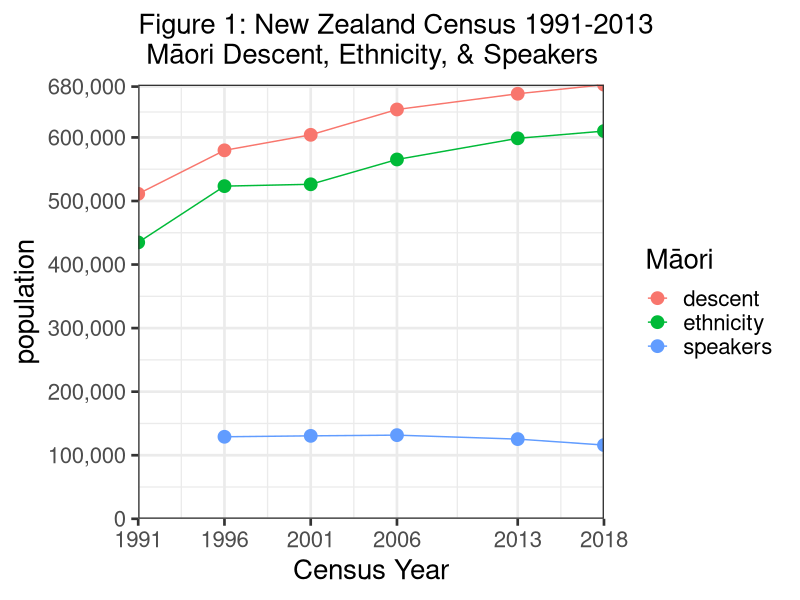
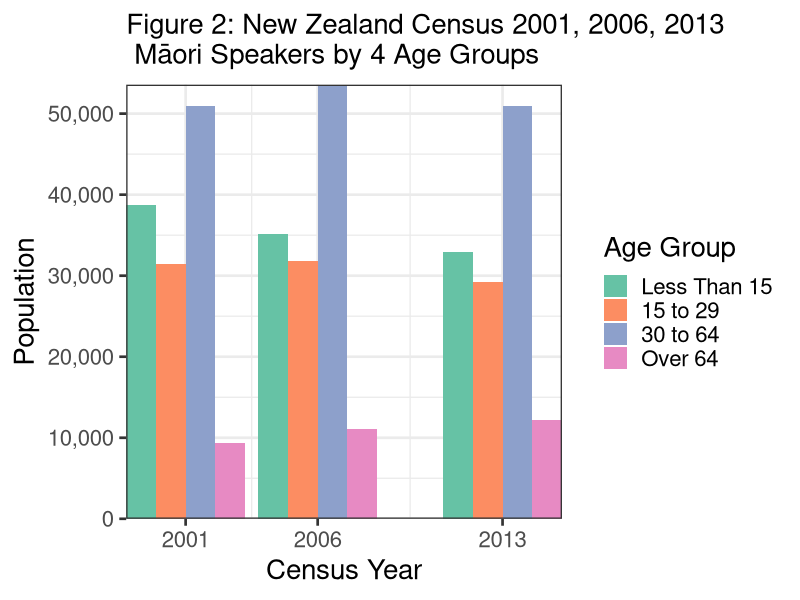
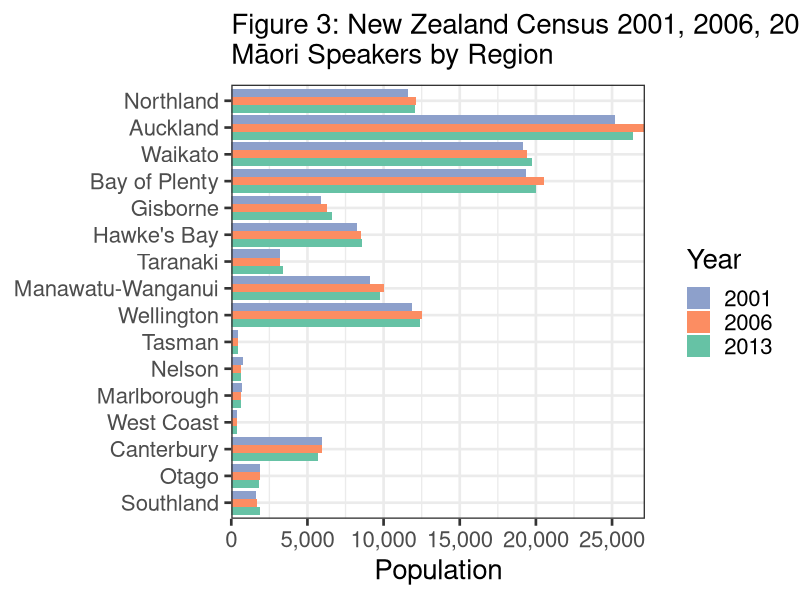
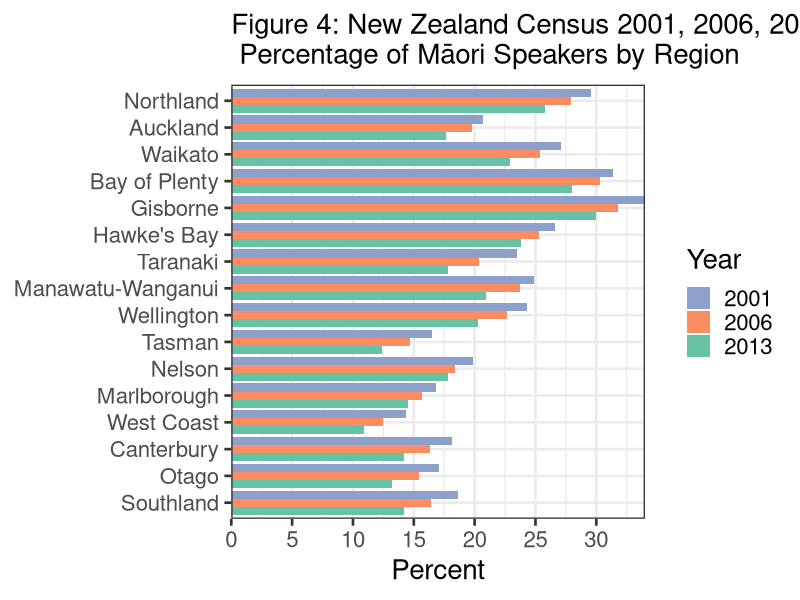
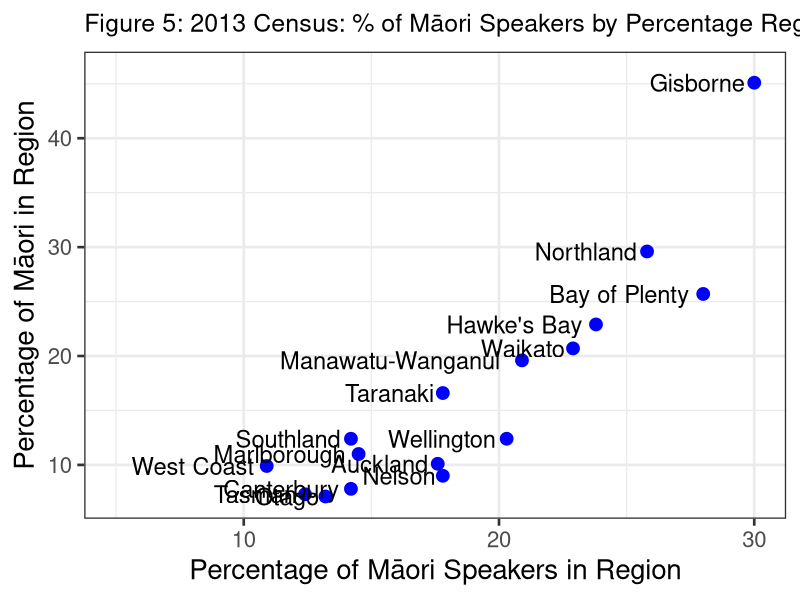
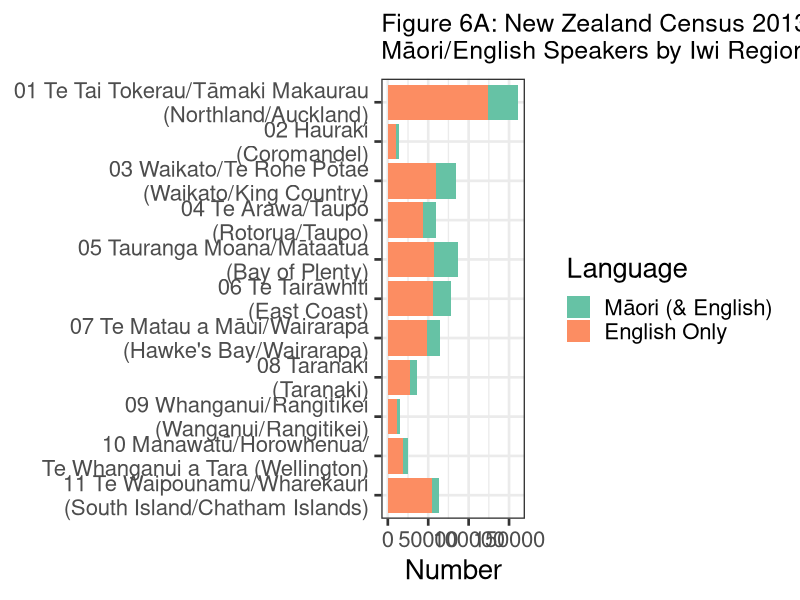
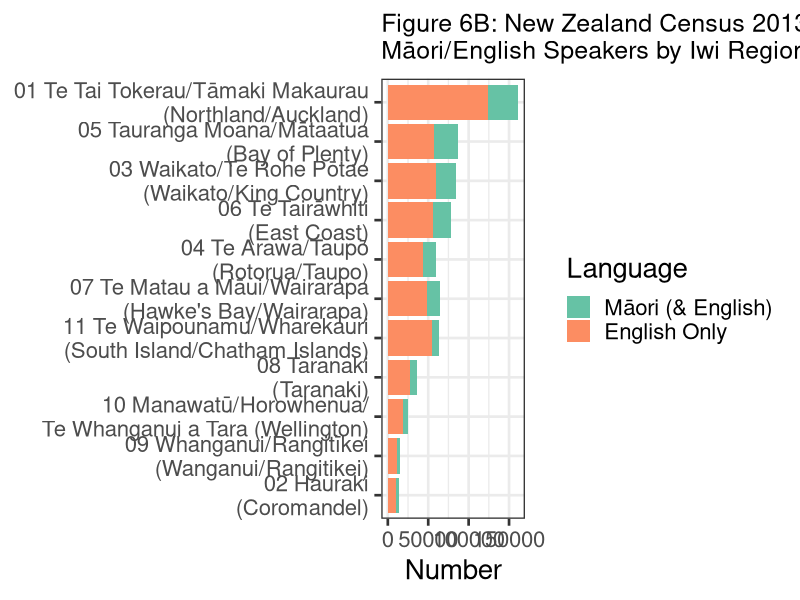
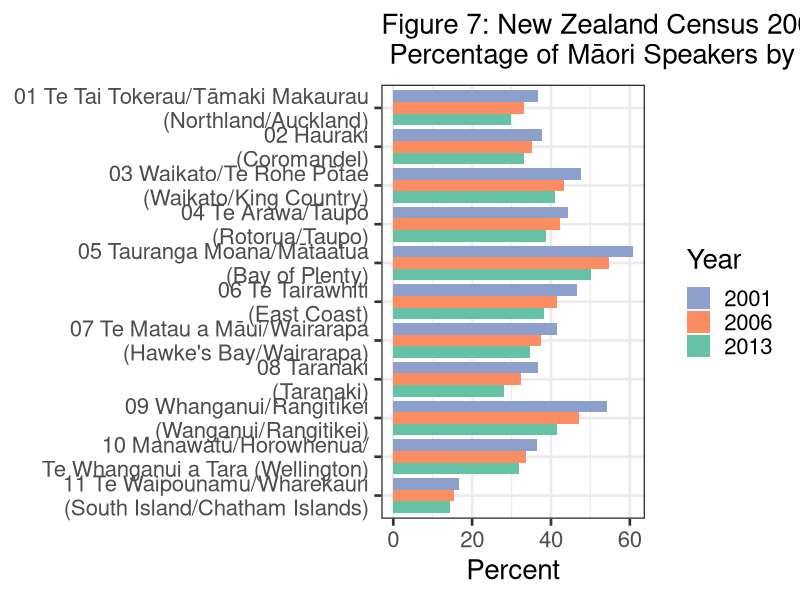

The R script that drew these images, in order:
# start R script #
# Maori Language stats from NZ Censuses, Peter J Keegan, updated 22 June 2015
# all data created in the script, self contained but not best way to do things.
# Done using OSX, if using Windows etc. check Unicode OK.
# object names mostly lower case, or sometimes lowerCamelCase
# d.. usually indicates dataframe, plot.. indicates plot object
#
#
library(ggplot2)
library(reshape2)
library(scales)
#
#
# Section 1 Overview
# Create vectors of NZ Census (Maori) Data, with addition of my 2018 guestimates
#
year <- c(1991, 1996, 2001, 2006, 2013, 2018)
ethnicity <- c(434847, 523371, 526281, 565329, 598605, 610000)
descent <- c(511278, 579714, 604110, 643977, 668724, 683000)
speakers <- c(NA, 129048, 130482, 131613, 125352, 116000) # no lang. qu pre 1996
#
# Combine to R dataframe
#
d001 <- data.frame(year, descent, ethnicity, speakers)
#
rm(descent, ethnicity, speakers, year) # Get rid of redundant vectors
#
# Convert data from wide to long format and stack
#
d001a <- melt(d001, id.vars = "year",
               measure.vars = c("descent", "ethnicity", "speakers"),
              variable.name = "maori",
                 value.name = "population")
#
# plot 1 1st attempt
#
# ggplot(d001a, aes(x=year, y=population, colour=maori, group=maori)) +
# geom_line() + geom_point(size=4)
#
# plot 1 Final
#
plot01a <- ggplot(d001a, aes(x = year, y = population, colour = maori,
  group = maori)) + labs(colour = "M\u0101ori")
plot01b <- plot01a + ggtitle(paste0("Figure 1: New Zealand Census 1991-2013",
"\n M\u0101ori Descent, Ethnicity, & Speakers"))
plot01c <- plot01b + geom_line() + geom_point(size = 4)
plot01d <- plot01c + scale_y_continuous(labels = comma,
  breaks = c(0, 100000, 200000, 300000, 400000, 500000, 600000, 680000),
  expand = c(0, 0))
plot01e <- plot01d + expand_limits(y = 0, x = 2018) + theme_bw(base_size = 20)
plot01f <- plot01e + scale_x_continuous(name = "Census Year",
  breaks = c(1991, 1996, 2001, 2006, 2013, 2018), expand = c(0, 0))
plot01f + theme (plot.title = element_text(size = 20))
#
#
rm(plot01a, plot01b, plot01c, plot01d, plot01e)
#
#
# Section 2 Maori Speakers by 4 age groups
#
# Create vectors of NZ Census Data, Maori speakers by age group by year
# (2001, 2006, 2013)
#
year <- c(2001, 2006, 2013)
agelessthan15 <- c(38673, 35151, 32961)
age15to29 <- c(31479, 31860, 29232)
age30to64 <- c(50967, 53574, 50910)
ageover64 <- c(9363, 11031, 12249)
#
# Combine to dataframe
#
d002 <- data.frame(year, agelessthan15, age15to29, age30to64, ageover64)
#
rm(year, agelessthan15, age15to29, age30to64, ageover64) # delete redundant vectors
#
# Convert data from wide to long format & stack
#
d002a <- melt(d002, id.vars = "year",
               measure.vars = c("agelessthan15", "age15to29", "age30to64", "ageover64"),
              variable.name = "agegroup",
                 value.name = "pop")
#
#
#
# plot 2, 1st attempt
#
# plot02a <- ggplot(d002a, aes(x=year, y=pop, fill=agegroup)) +
# geom_bar(position="dodge", stat="identity")
# plot02a + theme_bw(base_size = 20) +
# ggtitle("Census: Maori language speakers by 4 Age Groups")
#
# change plot 2 colours
#
plot02a <- ggplot(d002a, aes(x = year, y = pop, fill = agegroup)) +
  geom_bar(position = "dodge", stat = "identity")
plot02b <- plot02a + scale_fill_brewer(palette = "Set2", name = "Age Group",
  labels = c("Less Than 15", "15 to 29", "30 to 64", "Over 64")) +
  theme_bw(base_size = 20)
plot02c <- plot02b + ggtitle(paste0("Figure 2: New Zealand Census 2001, 2006, ",
"2013 \n M\u0101ori Speakers by 4 Age Groups"))
plot02d <- plot02c + scale_y_continuous(name = "Population", labels = comma,
  breaks = c(0, 10000, 20000, 30000, 40000, 50000, 60000), expand = c(0, 0))
plot02e <- plot02d + scale_x_continuous(name = "Census Year",
  breaks = c(2001, 2006, 2013), expand = c(0, 0))
plot02e + theme (plot.title = element_text(size = 20))
#
rm(plot02a, plot02b, plot02c, plot02d)
#
#
# Section 3
#
# New Zealand Census, No. of Maori language speakers by Regions, 2001 to 2013
#
# Create vectors of Stats Census Regions
#
rorder <- c(1, 2, 3, 4, 5, 6, 7, 8, 9, 10, 11, 12, 13, 14, 15, 16)
#
cregion <- c("Northland", "Auckland", "Waikato", "Bay of Plenty", "Gisborne",
  "Hawke's Bay", "Taranaki", "Manawatu-Wanganui", "Wellington",
  "Tasman", "Nelson", "Marlborough", "West Coast", "Canterbury",
  "Otago", "Southland")
cregionrev <- rev(cregion)
#
#
#
spr2001 <- c(12045, 26373, 19749, 19995, 6591, 8550, 3423, 9795, 12423, 459,
  639, 654, 366, 5712, 1800, 1872)
pop2001 <- c(40734, 127626, 72822, 63654, 19365, 32085, 14559, 39267, 51123,
  2778, 3219, 3894, 2547, 31635, 10545, 10038)
per2001 <- c(29.6, 20.7, 27.1, 31.4, 34, 26.6, 23.5, 24.9, 24.3, 16.5,
  19.9, 16.8, 14.4, 18.1, 17.1, 18.6)
spr2006 <- c(12141, 27162, 19422, 20508, 6276, 8493, 3216, 10047, 12552,
  450, 666, 669, 363, 5979, 1896, 1710)
pop2006 <- c(43530, 137133, 76572, 67662, 19761, 33555, 15798, 42285,
  55437, 3063, 3615, 4275, 2916, 36669, 12273, 10422)
per2006 <- c(27.89, 19.81, 25.36, 30.31, 31.76, 25.31, 20.36, 23.76,
  22.64, 14.69, 18.42, 15.65, 12.45, 16.31, 15.45, 16.41)
spr2013 <- c(11586, 25173, 19176, 19326, 5901, 8256, 3228, 9114, 11841,
  426, 741, 693, 345, 5958, 1902, 1647)
pop2013 <- c(44931, 142770, 83742, 68943, 19683, 34662, 18150, 43599,
  58338, 3441, 4167, 4776, 3171, 41910, 14385, 11607)
per2013 <- c(25.79, 17.63, 22.9, 28.03, 29.98, 23.82, 17.79, 20.9,
  20.3, 12.38, 17.78, 14.51, 10.88, 14.22, 13.22, 14.19)
#
d003 <- data.frame(rorder, cregion, spr2001, pop2001, per2001,
  spr2006, pop2006, per2006, spr2013, pop2013, per2013)
#
rm(rorder, spr2001, pop2001, per2001, spr2006, pop2006,
  per2006, spr2013, pop2013, per2013)
#
d003a <- d003[c(2, 9, 6, 3)]
#
d003b <- melt(d003a, id.vars = "cregion",
measure.vars = c("spr2001", "spr2006", "spr2013"),
variable.name = "Year",
value.name = "Population")
#
# plot 3 1st basic, then improve
#
# ggplot(d003b, aes(x = cregion, y = Population, fill = Year)) +
# geom_bar(position = "dodge", stat = "identity")
#
#
# plot 3 final plot
#
plot03c <- ggplot(d003b, aes(x = cregion, y = Population, fill = Year)) +
  geom_bar(position = "dodge", stat = "identity")
plot03d <- plot03c + coord_flip() + theme_bw(base_size = 20) +
  theme (plot.title = element_text(size=20))
plot03e <- plot03d + scale_fill_brewer(palette = "Set2",
  labels =c("2013", "2006", "2001"))
plot03f <- plot03e + ggtitle(paste0("Figure 3: New Zealand Census 2001, 2006, ",
"2013\nM\u0101ori Speakers by Region"))
plot03g <- plot03f + scale_x_discrete(limits = cregionrev)
plot03f <- plot03g + scale_y_continuous(labels = comma,
  breaks = c(0, 5000, 10000, 15000, 20000, 25000, 30000), expand = c(0, 0))
plot03f + guides(fill = guide_legend(reverse=TRUE)) +
  theme(axis.title.y = element_blank())
#
rm(plot03c, plot03d, plot03e, plot03f, plot03g)
#
#
# Section 4 #
#
# New Zealand Census % of Maori language speakers by Regions, 2001 to 2013
#
d004a <- d003[c(2, 11, 8, 5)]
#
d004b <- melt(d004a, id.vars = "cregion",
                measure.vars = c("per2013", "per2006", "per2001"),
                variable.name = "Year",
                   value.name = "Percent")
#
#
#names(d004b) <- c("Region", "Year", "Percent")
#
# plot 4, 1st basic then improve
#
# plot4a <- ggplot(d004b, aes(x=Region, y=Percent, fill=Year)) +
# geom_bar(position="dodge", stat="identity")
# plot4a + theme_bw(base_size = 16) +
# ggtitle("Census: % of Maori language speakers by Region") + coord_flip()
#
# plot 4 change plot colours
#
# plot04b <- ggplot(d004b, aes(x=Region, y=Percent, fill=Year)) +
# geom_bar(position="dodge", stat="identity")
# plot04bb <- cplot04b + scale_fill_brewer(palette="Set2") +
# theme_bw(base_size = 16) + coord_flip()
# plot04bb + ggtitle("Census: % Maori language speakers by Region")
#
# plot 4 add region labels
#
# plot04c <- ggplot(d004b, aes(x=Region, y=Percent, fill=Year)) +
# geom_bar(position="dodge", stat="identity")
# plot04d <- plot04c + scale_fill_brewer(palette="Set2") +
# theme_bw(base_size = 16)
# plot04e <- plot04d + ggtitle("Fig. 4: Census: % of Maori speakers by Region")
# plot04e + scale_x_discrete(limits=c("Southland", "Otago", "Canterbury",
# "West Coast", "Marlborough", "Nelson", "Tasman", "Wellington",
# "Manawatu-Wanganui", "Taranaki", "Hawke's Bay", "Gisborne",
# "Bay of Plenty", "Waikato", "Auckland", "Northland")) +
# theme(axis.title.y = element_blank())
#
# plot 4 Final, get legend labels correct and in order
#
plot04h <- ggplot(d004b, aes(x = cregion, y = Percent, fill = Year)) +
  geom_bar(position = "dodge", stat = "identity")
plot04i <- plot04h + scale_fill_brewer(palette = "Set2",
  labels =c("2013", "2006", "2001")) + coord_flip()
plot04j <- plot04i + theme_bw(base_size = 20)
plot04k <- plot04j + ggtitle(paste0("Figure 4: New Zealand Census 2001, 2006, ",
"2013\n Percentage of M\u0101ori Speakers by Region"))
plot04l <- plot04k + scale_x_discrete(limits = cregionrev)
plot04m <- plot04l + theme(axis.title.y = element_blank())
plot04n <- plot04m + scale_y_continuous(breaks = c(0, 5, 10, 15, 20, 25, 30,
  35), expand = c(0, 0))
plot04o <- plot04n + guides(fill = guide_legend(reverse = TRUE))
plot04o + theme (plot.title = element_text(size = 20))
#
rm(plot04h, plot04i, plot04j, plot04k, plot04l, plot04m, plot04n)
#
# Section 5 #
#
# NZ Census Data % of Maori speakers by Regions vs. % of total Regional pop.2013
#
# Create vectors of NZ Census Data for 2013
#
# Region (already created)
#
perSpkr13 <- c(25.8, 17.6, 22.9, 28.0, 30.0, 23.8, 17.8, 20.9, 20.3,
  12.4, 17.8, 14.5, 10.9, 14.2, 13.2, 14.2)
#
perPop13 <- c(29.6, 10.1, 20.7, 25.7, 45.1, 22.9, 16.6, 19.6, 12.4,
  7.3, 9.0, 11.0, 9.9, 7.8, 7.1, 12.4)
#
# Combine to dataframe
#
d005 <- data.frame(cregion, perSpkr13, perPop13)
#
rm(perSpkr13, perPop13)
#
#
#
# plot 5, basic then improve
#
# plot05 <- ggplot(d005, aes(x=perSpkr13, y=perPop13, fill=cregion)) +
# geom_point() + theme_bw(base_size = 16)
# plot05 + ggtitle("2013 Census: % Speakers by % of Region Pop.")
#
# plot 5 - add labels, hide key
#
# plot5a <- ggplot(d005, aes(x=perSpkr13, y=perPop13, fill=cregion)) +
# geom_point() + theme_bw(base_size = 16)
# plot5b <- plot5a + geom_text(aes(label=Region), hjust=1.1, vjust=.5, size=6) +
# xlim(5,40)+ ylim(5,50)
# plot5b + guides(fill=FALSE) +
# ggtitle("2013 Census: Maori % Speakers by % of Region Pop.")
#
# Plot 5, final R plot
#
plot05c <- ggplot(d005, aes(x = perSpkr13, y = perPop13, fill = cregion)) +
  geom_point(colour = "blue", size = 4)
plot05d <- plot05c + theme_bw(base_size = 20) + guides(fill=FALSE)
plot05e <- plot05d + ggtitle(paste0("Figure 5: 2013 Census: % of M\u0101ori ",
"Speakers by Percentage Region Population"))
plot05f <- plot05e + theme (plot.title = element_text(size = 18))
plot05g <- plot05f + geom_text(aes(label = cregion), hjust = 1.1,
  vjust = .5, size = 6) + xlim(5, 30) + ylim(7, 46)
plot05g + xlab("Percentage of M\u0101ori Speakers in Region") +
  ylab("Percentage of M\u0101ori in Region")
#
rm(plot05c, plot05d, plot05e, plot05f)
#
# clean up plot 5 with Pixelmator (separate overlapping region labels) upload
#
# Section 6
#
# Create vectors of NZ Iwi-Region speakers of Maori for 2001, 2006, 2013
#
iwiregion <- c("01 Te Tai Tokerau/Tāmaki Makaurau\n (Northland/Auckland)",
  "02 Hauraki\n (Coromandel)",
  "03 Waikato/Te Rohe Pōtae\n (Waikato/King Country)",
  "04 Te Arawa/Taupō\n (Rotorua/Taupo)",
  "05 Tauranga Moana/Mātaatua\n (Bay of Plenty)",
  "06 Te Tairāwhiti\n (East Coast)",
  "07 Te Matau a Māui/Wairarapa\n (Hawke's Bay/Wairarapa)",
  "08 Taranaki\n (Taranaki)",
  "09 Whanganui/Rangitīkei\n (Wanganui/Rangitikei)",
  "10 Manawatū/Horowhenua/\n Te Whanganui a Tara (Wellington)",
  "11 Te Waipounamu/Wharekauri\n (South Island/Chatham Islands)")
#
iwiregionrev <- rev(iwiregion) # useful for plots
#
#
#
c2001M <- c(36012, 2508, 21954, 15708, 26454, 21429, 15696, 7149, 3990, 4569,
  6468)
c2001E <- c(98220, 6663, 46077, 35322, 43473, 45948, 37812, 19497, 7356,
  12525, 38856)
c2001T <- c(134232, 9171, 68031, 51030, 69927, 67377, 53508, 26646,
  11346, 17094, 45324)
c2001Per <- c(36.6, 37.6, 47.6, 44.4, 60.8, 46.6, 41.5, 36.6, 54.2, 36.4, 16.6)
c2006M <- c(39285, 3363, 22848, 16599, 28935, 23226, 17229, 7869, 4449,
  5295, 7710)
c2006E <- c(118527, 9504, 52665, 39063, 52947, 55809, 45966, 24234,
  9450, 15693, 49881)
c2006T <- c(157812, 12867, 75513, 55662, 81882, 79035, 63195, 32103,
  13899, 20988, 57591)
c2006Per <- c(33.1, 35.3, 43.3, 42.4, 54.6, 41.6, 37.4, 32.4, 47, 33.7, 15.4)
c2013M <- c(37140, 3492, 24666, 16743, 28890, 21588, 16680, 7842,
  4569, 6141, 7944)
c2013E <- c(124503, 10539, 60237, 43062, 57459, 56412, 48132, 27963,
  11001, 19287, 55284)
c2013T <- c(161643, 14031, 84903, 59805, 86349, 78000, 64812, 35805,
  15570, 25428, 63228)
c2013Per <- c(29.8, 33.1, 40.9, 38.8, 50.2, 38.2, 34.6, 28,
  41.5, 31.8, 14.3)
#
# Combine to dataframe
#
d006 <- data.frame(iwiregion, c2001M, c2001E, c2001T, c2001Per, c2006M,
  c2006E, c2006T, c2006Per, c2013M, c2013E, c2013T, c2013Per)
rm(c2001M, c2001E, c2001T, c2001Per, c2006M, c2006E, c2006T,
  c2006Per, c2013M, c2013E, c2013T, c2013Per)
#
d006a <- d006[c(1, 13, 9, 5)]
#
d006b <- melt(d006a, id.vars = "iwiregion")
names(d006b) <- c("iwiregion", "Year", "Percent")
#
d006c <- d006[c(1, 10, 11)]
d006d <- melt(d006c, id.vars = "iwiregion")
names(d006d) <- c("iwiregion", "Language", "Number")
#
# Plot 6
#
#
# plot06a <- ggplot(d006d, aes(x=iwiregion, y=Number, fill=Language)) +
# geom_bar(stat="identity")
# plot06a+ theme_bw(base_size = 18) +
# ggtitle("Maori/English Speakers by Iwi Region") + coord_flip()
#
#
plot06b <- ggplot(d006d, aes(x = iwiregion, y = Number, fill = Language)) +
  geom_bar(stat = "identity")
plot06c <- plot06b + ggtitle(paste0("Figure 6A: New Zealand Census 2013\n",
"M\u0101ori/English Speakers by Iwi Region"))
plot06d <- plot06c + theme_bw(base_size = 20) + coord_flip()
plot06e <- plot06d + theme (plot.title = element_text(size = 18))
plot06f <- plot06e + scale_fill_brewer(palette = "Set2",
  labels = c("M\u0101ori (& English)", "English Only"))
plot06f + scale_x_discrete(limits = iwiregionrev) +
  theme(axis.title.y = element_blank())
#
rm(plot06b, plot06c, plot06d, plot06e)
#
# plot 6 reordered
#
plot06p <- ggplot(d006d, aes(x = iwiregion, y = Number, fill = Language)) +
  geom_bar(stat = "identity")
plot06q <- plot06p + ggtitle(paste0("Figure 6B: New Zealand Census 2013 \n",
"M\u0101ori/English Speakers by Iwi Region"))
plot06r <- plot06q + theme_bw(base_size = 20) + coord_flip() +
  theme(axis.title.y = element_blank())
plot06s <- plot06r + theme (plot.title = element_text(size = 18))
plot06t <- plot06s +
  scale_fill_brewer(palette = "Set2",
  labels =c("M\u0101ori (& English)", "English Only"))
plot06t + scale_x_discrete(limits =c("02 Hauraki\n (Coromandel)",
  "09 Whanganui/Rangitīkei\n (Wanganui/Rangitikei)",
  "10 Manawatū/Horowhenua/\n Te Whanganui a Tara (Wellington)",
  "08 Taranaki\n (Taranaki)",
  "11 Te Waipounamu/Wharekauri\n (South Island/Chatham Islands)",
  "07 Te Matau a Māui/Wairarapa\n (Hawke's Bay/Wairarapa)",
  "04 Te Arawa/Taupō\n (Rotorua/Taupo)",
  "06 Te Tairāwhiti\n (East Coast)",
  "03 Waikato/Te Rohe Pōtae\n (Waikato/King Country)",
  "05 Tauranga Moana/Mātaatua\n (Bay of Plenty)",
  "01 Te Tai Tokerau/Tāmaki Makaurau\n (Northland/Auckland)"))
#
rm(plot06p, plot06q, plot06r, plot06s)
#
# Section 7
# plot 7
#
# plot07 <- ggplot(d006b, aes(x=IwiRegion, y=Percent, fill=Year)) +
# geom_bar(position="dodge", stat="identity")
# plot07 + theme_bw(base_size = 16) +
# ggtitle("Census: Percentage of Maori language speakers by Iwi Region") +
# coord_flip()
#
plot07a <- ggplot(d006b, aes(x = iwiregion, y = Percent, fill = Year)) +
  geom_bar(position = "dodge", stat = "identity")
plot07b <- plot07a + coord_flip() + theme_bw(base_size = 20)
plot07c <- plot07b +
  scale_fill_brewer(palette = "Set2", labels = c("2013", "2006", "2001"))
plot07d <- plot07c + ggtitle(paste0("Figure 7: New Zealand Census 2001, 2006, ",
"2013\n Percentage of M\u0101ori Speakers by Iwi Region"))
plot07e <- plot07d + theme (plot.title = element_text(size = 20))
plot07f <- plot07e + scale_x_discrete(limits = iwiregionrev)
plot07f + guides(fill = guide_legend(reverse = TRUE)) +
  theme(axis.title.y = element_blank())
#
rm(plot07a, plot07b, plot07c, plot07d, plot07e)
#
# Section 8, iwi 10k+, 2013
#
iwi10k <-c("Ngapuhi", "Ngati Porou", "Ngai Tahu / Kai Tahu", "Waikato",
  "Ngati Tuwharetoa", "Ngati Maniapoto", "Tuhoe",
  "Ngati Kahungunu ki Te Wairoa", "Te Arawa",
  "Ngati Kahungunu, region unspecified", "Te Rarawa", "Ngati Awa",
  "Te Atiawa (Taranaki)", "Ngati Raukawa (ki te Tonga)",
  "Ngati Whatua", "Te Whanau-a-Apanui","Ngaiterangi",
  "Whakatohea", "Tainui", "Te Ati Hau Nui-a-Paparangi",
  "Ngati Kahungunu ki Heretaunga", "Ngati Raukawa (Waikato)")
iwi10krev  <- rev(iwi10k)
m2001 <-c(26646, 19431, 5148, 12636, 8958, 8031, 12363, 4332, 5241, 7278,
  4107, 4746, 2070, 3084, 3447, 4353, 3609, 3474, 3786, 3342, 2460, 1497)
e2001 <-c(76005, 41907, 33639, 23118, 20184, 19041, 16923, 10236, 11325,
  17481, 7347, 8247, 7953, 7860, 8580, 5562, 5853, 6438, 8940, 5433,
  4428, 3609)
t2001 <-c(102651, 61338, 38787, 35754, 29142, 27072, 29286, 14568, 16566,
  24759, 11454, 12993, 10023, 10944, 12027, 9915, 9462, 9912, 12726, 8775,
  6888, 5106)
per2001 <-c(26.0, 31.7, 13.3, 35.3, 30.7, 29.7, 42.2, 29.7, 31.6, 29.4,
  35.9, 36.5, 20.7, 28.2, 28.7, 43.9, 38.1, 35.0, 29.8, 38.1, 35.7, 29.3)
m2006 <-c(29733, 21153, 5973, 11412, 10428, 9375, 13344, 5535, 7458, 4977,
  4959, 5133, 2391, 3444, 4194, 4821, 4209, 4014, 4128, 3684, 3084, 2244)
e2006 <-c(92805, 51084, 43110, 22203, 24300, 24291, 19500, 15432, 15978,
  13920, 9960, 10164, 10383, 9786, 10581, 6993, 7986, 8106, 10221, 6807,
  6447, 5862)
t2006 <-c(122538, 72237, 49083, 33615, 34728, 33666, 32844, 20967, 23436,
  18897, 14919, 15297, 12774, 13230, 14775, 11814, 12195, 12120, 14349,
  10491, 9531, 8106)
per2006 <-c(24.3, 29.3, 12.2, 33.9, 30.0, 27.8, 40.6, 26.4, 31.8, 26.3,
  33.2, 33.6, 18.7, 26.0, 28.4, 40.8, 34.5, 33.1, 28.8, 35.1, 32.4, 27.7)
m2013 <-c(28053, 19425, 6270, 12879, 10011, 9429, 13413, 5460, 5670,
  4422, 5064, 5262, 2679, 3678, 3732, 5058, 4347, 3819, 2544, 3738, 3300,
  2763)
e2013 <-c(97302, 51447, 48132, 27252, 25776, 25902, 21522, 15492, 14046,
  14049, 11349, 10884, 12477, 11343, 10995, 7797, 8496, 8334, 9264, 7947,
  7656, 7254)
t2013 <-c(125355, 70872, 54402, 40131, 35787, 35331, 34935, 20952, 19716,
  18471, 16413, 16146, 15156, 15021, 14727, 12855, 12843, 12153, 11808,
  11685, 10956, 10017)
per2013 <-c(22.4, 27.4, 11.5, 32.1, 28.0, 26.7, 38.4, 26.1, 28.8, 23.9,
  30.9, 32.6, 17.7, 24.5, 25.3, 39.3, 33.8, 31.4, 21.5, 32.0, 30.1, 27.6)
#
d008 <- data.frame(iwi10k, m2001, e2001, t2001, per2001, m2006, e2006, t2006,
per2006, m2013, e2013, t2013, per2013)
#
rm(m2001, e2001, t2001, per2001, m2006, e2006, t2006, per2006, m2013,
  e2013, t2013, per2013)
#
d008a <- d008[c(1, 13, 9, 5)]
#
d008b <- melt(d008a, id.vars = "iwi10k")
names(d008b) <- c("iwi10k", "Year", "Percent")
#
d008c <- d008[c(1, 10, 11)]
d008d <- melt(d008c, id.vars = "iwi10k")
names(d008d) <- c("iwi10k", "Language", "Number")
#
# plot08a <- ggplot(d008d, aes(x=Iwi, y=Number, fill=Language)) +
# geom_bar(stat="identity")
# plot08a+ theme_bw(base_size = 18) +
# ggtitle("Maori/English Speakers by Major Iwi") + coord_flip()
#
#
plot08b <- ggplot(d008d, aes(x = iwi10k, y = Number, fill = Language)) +
  geom_bar(stat = "identity")
plot08c <- plot08b + ggtitle(paste0("Figure 8: New Zealand Census 2013\n",
"M\u0101ori/English Speakers by Major Iwi"))
plot08d <- plot08c + theme_bw(base_size = 20) + coord_flip()
plot08e <- plot08d + theme (plot.title = element_text(size=20))
plot08f <- plot08e+ theme(axis.title.y = element_blank())
plot08g <- plot08f + scale_fill_brewer(palette = "Set2",
  labels = c("M\u0101ori (& English)", "English Only"))
plot08g + scale_x_discrete(limits = iwi10krev)
#
rm(plot08b, plot08c, plot08d, plot08e, plot08f)
#
#
plot08m <- ggplot(d008b, aes(x = iwi10k, y = Percent, fill = Year)) +
  geom_bar(position = "dodge", stat = "identity")
plot08n <- plot08m + coord_flip() + theme_bw(base_size = 20)
plot08o <- plot08n + scale_fill_brewer(palette = "Set2",
  labels = c("2013", "2006", "2001"))
plot08p <- plot08o + ggtitle(paste0("Figure 9: New Zealand Census 2001, 2006, ",
"2013\n Percentage of M\u0101ori Speakers by Major Iwi"))
plot08q <- plot08p + theme (plot.title = element_text(size=20))
plot08r <- plot08q + scale_x_discrete(limits = iwi10krev)
plot08r + guides(fill = guide_legend(reverse = TRUE)) +
  theme(axis.title.y = element_blank())
#
rm(plot08m, plot08n, plot08o, plot08p, plot08q)
#
#
## end of R script ##
